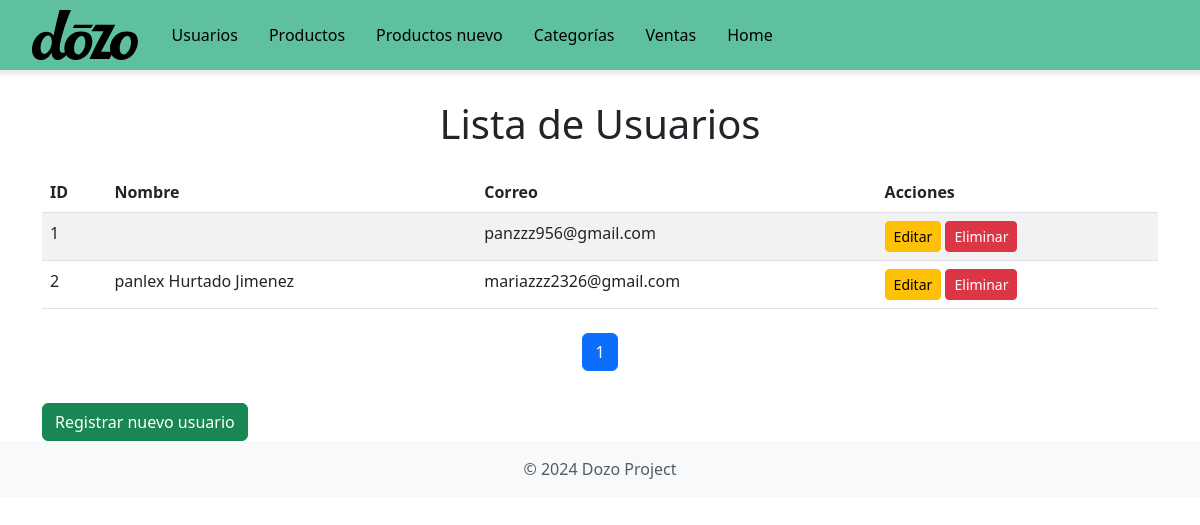
/users/, run on the app's committed database.
### Dozo/models.py (models this page shows, shortened)
class CustomUser(AbstractUser):
    ROLE_CHOICES = [
        ('admin', 'Admin'),
        ('user', 'User'),
    ]
    email = models.EmailField(unique=True, verbose_name="Correo Electrónico")
    first_name = models.CharField(max_length=30, verbose_name="Nombre")
    last_name = models.CharField(max_length=30, verbose_name="Apellido")
    telefono = models.CharField(max_length=30, verbose_name="Telefono")
    department = models.CharField(max_length=100, blank=True, null=True, verbose_name="Departamento")
    city = models.CharField(max_length=100, blank=True, null=True, verbose_name="Ciudad")
    address = models.TextField(blank=True, null=True, verbose_name="Dirección")
    postal_code = models.CharField(max_length=20, blank=True, null=True, verbose_name="Código Postal")
    role = models.CharField(max_length=10, choices=ROLE_CHOICES, default=' ')
    groups = models.ManyToManyField(
        'auth.Group',
        related_name='customuser_set',
        blank=True,
        help_text='Los grupos a los que pertenece este usuario. El usuario obtendrá todos los permisos otorgados a cada uno de sus grupos.',
        related_query_name='customuser',
    )
    user_permissions = models.ManyToManyField(
        'auth.Permission',
        related_name='customuser_set',
        blank=True,
        help_text='Permisos específicos para este usuario.',
        related_query_name='customuser')

### Dozo/views.py (the view)
# urls.py: path('users/', views.mostrar_user, name='mostrar_user'),
def mostrar_user(request):
    users_list = CustomUser.objects.all()
    page = request.GET.get('page', 1)  # Obtener el número de página de los parámetros GET
    paginator = Paginator(users_list, 10)  # Mostrar 10 usuarios por página
    try:
        users = paginator.page(page)
    except PageNotAnInteger:
        users = paginator.page(1)  # Si la página no es un número, mostrar la primera página
    except EmptyPage:
        users = paginator.page(paginator.num_pages)  # Si está fuera de rango, mostrar la última página
    return render(request, 'mostrar_user.html', {
        'users': users
    })

### Dozo/templates/mostrar_user.html (shortened to what this page needs)
<!DOCTYPE html>
<html lang="en">
<head>
    <link href="https://cdn.jsdelivr.net/npm/bootstrap@5.3.0/dist/css/bootstrap.min.css" rel="stylesheet">
</head>
<body>
    <div class="navbar-container">
        <nav class="navbar navbar-expand-lg">
            <div class="container-fluid">
                <a class="navbar-brand" href="#">
                    <img src="/static/logo.svg" alt="logo">
                </a>
                <div class="collapse navbar-collapse" id="navbarNav">
                    <ul class="navbar-nav">
                        <li class="nav-item">
                            <a class="nav-link" href="/users/">Usuarios</a>
                        </li>
                        <li class="nav-item">
                            <a class="nav-link" href="/productos/">Productos</a>
                        </li>
                        <li class="nav-item">
                            <a class="nav-link" href="/productos/nuevo/">Productos nuevo</a>
                        </li>
                        <li class="nav-item">
                            <a class="nav-link" href="/categorias/">Categorías</a>
                        </li>
                        <li class="nav-item">
                            <a class="nav-link" href="/ventas/">Ventas</a>
                        </li>
                        <li class="nav-item">
                            <a class="nav-link" href="http://localhost:3000">Home</a>
                        </li>
                    </ul>
                </div>
            </div>
        </nav>
    </div>
    <div class="container table-container">
        <h1 class="text-center">Lista de Usuarios</h1>
        <table class="table table-striped mt-4">
            <thead>
                <tr>
                    <th>ID</th>
                    <th>Nombre</th>
                    <th>Correo</th>
                    <th>Acciones</th>
                </tr>
            </thead>
            <tbody>
                {% for user in users %}
                <tr>
                    <td>{{ user.id }}</td>
                    <td>{{ user.first_name }} {{ user.last_name }}</td>
                    <td>{{ user.email }}</td>
                    <td>
                        <a href="/users/editar/{{ user.id }}/" class="btn btn-sm btn-warning">Editar</a>
                        <a href="/users/eliminar/{{ user.id }}/" class="btn btn-sm btn-danger">Eliminar</a>
                    </td>
                </tr>
                {% endfor %}
            </tbody>
        </table>
        <div class="d-flex justify-content-center mt-4">
            <nav aria-label="Page navigation">
                <ul class="pagination">
                    {% for num in users.paginator.page_range %}
                        <li class="page-item {% if users.number == num %}active{% endif %}">
                            <a class="page-link" href="?page={{ num }}">{{ num }}</a>
                        </li>
                    {% endfor %}
                </ul>
            </nav>
        </div>
        <a href="/users/registro/" class="btn btn-success mt-3">Registrar nuevo usuario</a>
    </div>
    <footer class="footer mt-auto py-3">
        <div class="container">
            <span class="text-muted">&copy; 2024 Dozo Project</span>
        </div>
    </footer>
</body>
</html>

### Dozo/templates/mostrar_user.html (style rules this page uses)
body { margin: 0; padding: 0; box-sizing: border-box; }
.navbar-container { width: 100%; position: fixed; top: 0; left: 0; z-index: 1000; }
.navbar { background-color: #5ec0a1; height: 70px; padding: 0 40px; position: fixed; top: 0; width: calc(100% + 40px); left: -20px; box-shadow: 0 4px 6px rgba(0, 0, 0, 0.1); }
.navbar-brand { color: black; font-size: 24px; font-weight: bold; text-decoration: none; }
.navbar-brand img { height: 50px; margin-right: 10px; }
.navbar-nav .nav-link { color: black; font-size: 16px; margin-right: 15px; text-decoration: none; }
.navbar .nav-link { color: black; }
.table-container { margin-top: 100px; }
.footer { background-color: #f8f9fa; text-align: center; padding: 10px; }

### data on the page
CustomUser: id "1", email "panzzz956@gmail.com"
CustomUser: id "2", first_name "panlex", last_name "Hurtado Jimenez", email "mariazzz2326@gmail.com"

### other printed values
{{ num }} "1"
